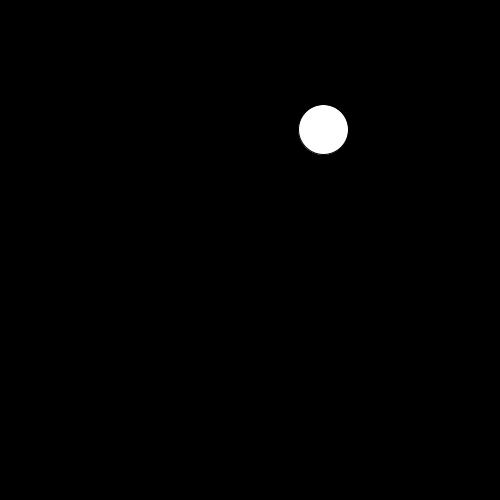
Frame 1 (no input)
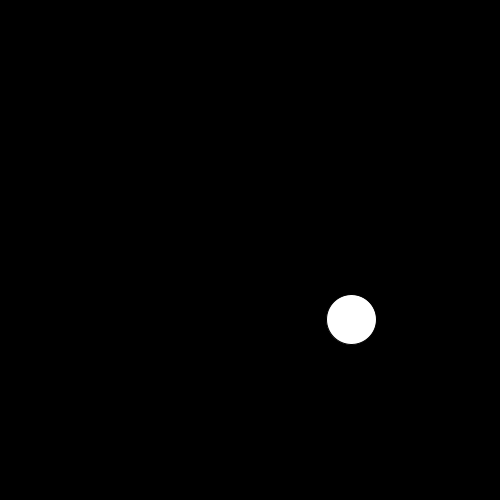
Frame 60 (the mouse pressed at the canvas centre just before this capture)
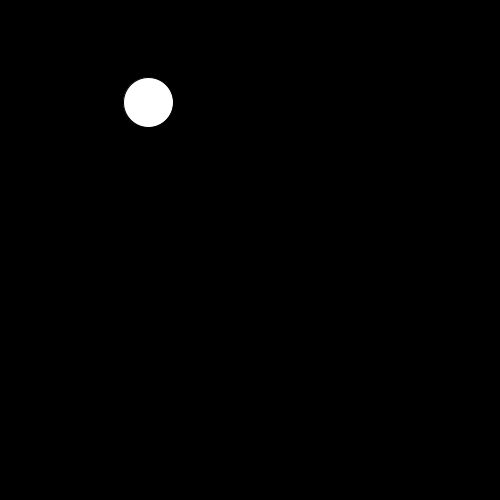
Frame 120 (the mouse held since frame 60 and released just before this capture)

The Processing sketch that drew these frames (run headless with seeded random() and noise(); from frame 60 on, the mouse is pressed at the canvas centre):

// Processing sketch: processing_110326
// ── processing_110326.pde

int posX = 0;
int speedx = 5;

void setup() {
  size(500,500);
}

void draw(){
  background(0);
  
  if(mouseX > width/2){
  
    posX = posX + speedx;
  }
  if(mouseX < width/2){
    
    posX = posX - speedx;
  }
  if(posX>=width){
   speedx = -5;
  }

    if(posX <=0){
    speedx = 5 ;
  }
  if (posX <= 0){
    posX=0;
  }
  ellipse(random(width), random(height) , 50,50);
 


}
